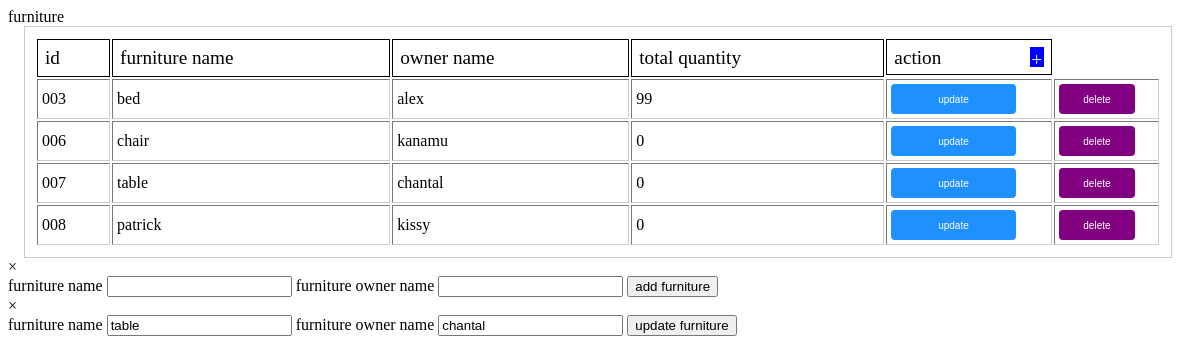
/PHP/f.php?idu=007, run on the app's committed database.
### tables this page shows
CREATE TABLE `funiture` (
  `furnitureid` int(3) UNSIGNED ZEROFILL NOT NULL,
  `furniturename` varchar(255) NOT NULL,
  `furnitureownername` varchar(100) NOT NULL,
  `totalimport` int(10) NOT NULL,
  `totalexport` int(10) NOT NULL
);

### PHP/f.php (the view, shortened to what this page needs)
<?php
include '../connect.php';
include '../updatefuniture.php';
$select1 = $conn->query("select*from funiture");
?>
<!DOCTYPE html>
<html lang="en">
<head>
    <link rel="stylesheet" href="../css/table.css">
</head>
<body>
    <div class="table">
        <div class="heads">furniture</div>
           <table border="1">
                <thead>
                    <td>id</td>
                    <td>furniture name</td>
                    <td>owner name</td>
                    <td>total quantity</td>
                    <td colspan="2" id="action">action  <div class="act">&plus;</div></td>
                </thead>
                <?php foreach($select1 as $x){?>
                <tr>
                    <td><?=$x['furnitureid']?></td>
                    <td><?=$x['furniturename']?></td>
                    <td><?=$x['furnitureownername']?></td>
                    <td><?=$x['totalimport']?></td>
                  <td><a href="?idu=<?=$x['furnitureid']?>"><button id="up">update</button></a></td>
                  <td><a href="?idd=<?=$x['furnitureid']?>"><button id="del">delete</button></a></td>
                </tr><?php }?>
            </table>
    <div class="form">
              <form action="../add/addf.php" method="post"><div class="close">&times</div>
                <label for="">furniture name</label>
                <input type="text" name="fname" id=""required>
                <label for="">furniture owner name</label>
                <input type="text" name="fownname" id=""required>
                <input type="submit" value="add furniture" name="add_funiture">
              </form>
            </div>
            <?php if (isset($_GET['idu'])) {
              ?>
              <div class="formu"> <?php update($conn,$_GET['idu']);?> </div>
            <?php }?>
    </div>
</body>
</html>

### updatefuniture.php (shortened to what this page needs)
<?php
function update($conn,$id){
    $select = $conn->query("select*from funiture where furnitureid='$id'");
    $row = mysqli_fetch_array($select);
    ?>
    <form action="../updatefuniture.php" method="post"><div class="close">&times</div>
        <label for="">furniture name</label>
        <input type="text" name="fname" id=""required value="<?=$row['furniturename']?>">
        <label for="">furniture owner name</label>
        <input type="text" name="fownname" id=""required value="<?=$row['furnitureownername']?>">
        <input type="submit" value="update furniture" name="update">
    </form>
    <?php
}
        ?><script>alert('furniture updated')

### CSS/table.css (style rules this page uses)
table { border:0.1px solid #ccc; width:100%; height:fit-content; padding:10px; background:transparent; border-radius:0px; margin-left: 1pc; width: 97%; }
table thead { border:none; height:30px; background:transparent; border-radius:6px; }
table thead td { padding:7px; font-weight: 100; font-size: 1.2pc; border: black solid 1px; border-radius:0px; background:transparent; }
table td { background:transparent; height:20px; padding:4px; border-radius:0px; }
#action { display: flex; justify-content: space-between; }
#up { width:80%; height:30px; padding:6px; border-radius:4px; background:dodgerblue; color:white; font-family:'loto',sans-serif; font-size:10px; cursor:pointer; }
#del { width:80%; height:30px; padding:6px; border-radius:4px; background:purple; color:white; font-family:'loto',sans-serif; font-size:10px; cursor:pointer; }
button { outline:none; border:none; }
.act { color: white; padding:0.1pc; cursor: pointer; align-items: center; align-items: center; background-color: blue; }

### data on the page
funiture: furnitureid "003", furniturename "bed", furnitureownername "alex", totalimport "99"
funiture: furnitureid "006", furniturename "chair", furnitureownername "kanamu", totalimport "0"
funiture: furnitureid "007", furniturename "table", furnitureownername "chantal", totalimport "0", fname "table", fownname "chantal"
funiture: furnitureid "008", furniturename "patrick", furnitureownername "kissy", totalimport "0"
